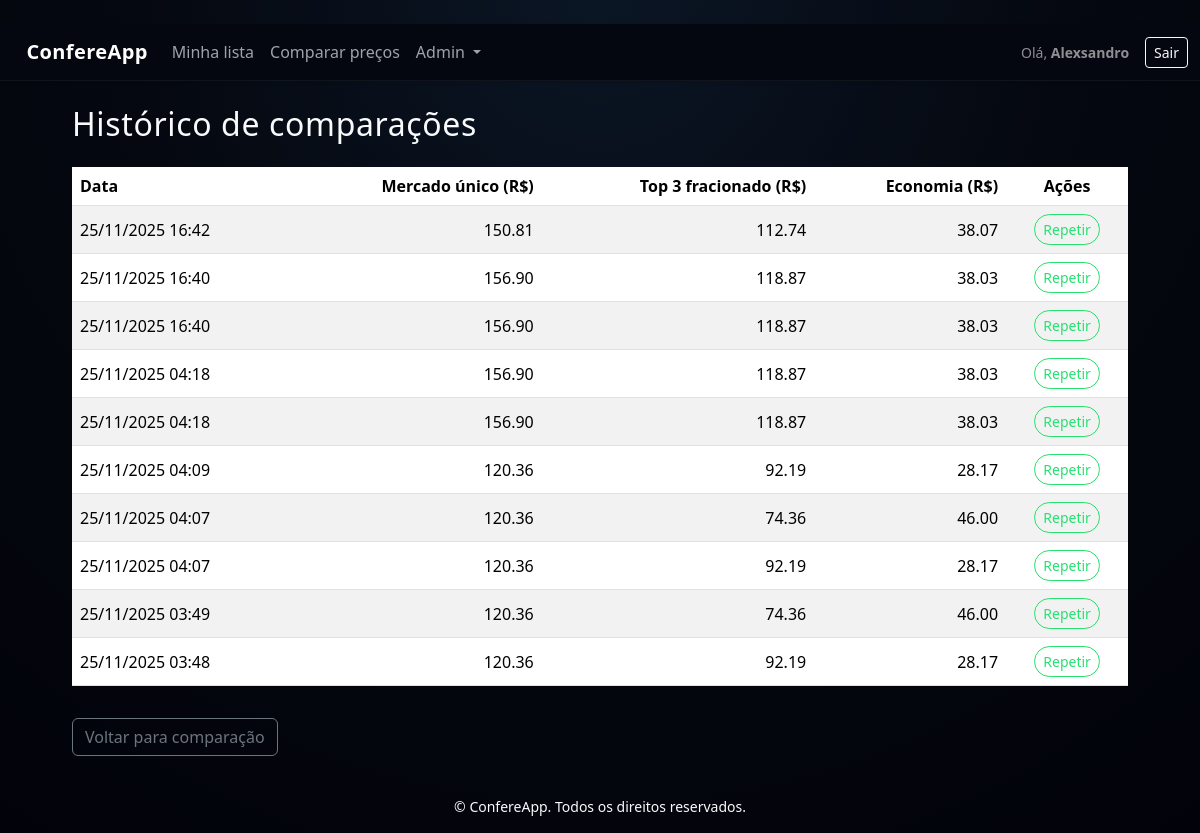
The app's page /historico_comparacoes (signed in) with its own data.
### banco.py (models this page shows, shortened)
class Usuario(db.Model):
    __tablename__ = "usuarios"
    id = db.Column(db.Integer, primary_key=True)
    nome = db.Column(db.String(120), nullable=False)
    email = db.Column(db.String(200), unique=True, index=True, nullable=False)
    senha = db.Column(db.String(255), nullable=True)
    role = db.Column(db.String(50), default="user")          # ex: 'user', 'admin', 'master'
    is_admin = db.Column(db.Boolean, default=False)          # flag legado
    perfil = db.Column(db.String(50))                        # ex: 'Master' para admin master
    ativo = db.Column(db.Boolean, default=True)
    tipo = db.Column(db.String(30), default="cliente")       # cliente / empresa / técnico
    cpf = db.Column(db.String(20))
    mercado_id = db.Column(db.Integer, db.ForeignKey("mercados.id"))
    criado_em = db.Column(db.DateTime, default=datetime.utcnow)
    lista_itens = db.relationship(
        "ListaItem",
        backref="usuario",
        lazy="dynamic",
        cascade="all, delete-orphan"
    )
    @property
    def is_master(self) -> bool:
        perfil = (self.perfil or '').strip().lower()
        role = (self.role or '').strip().lower()
        return perfil == 'master' or role == 'master'
    @property
    def is_admin_any(self) -> bool:
        role = (self.role or '').strip().lower()
        return (
            self.is_master
            or self.is_admin_tecnico
            or bool(self.is_admin)
            or role == 'admin'
        )
    @property
    def is_cliente(self) -> bool:
        tipo = (self.tipo or '').strip().lower()
        return tipo == 'cliente'
    @property
    def is_empresa(self) -> bool:
        tipo = (self.tipo or '').strip().lower()
        return tipo == 'empresa'

class HistoricoComparacao(db.Model):
    __tablename__ = "historico_comparacao"
    id = db.Column(db.Integer, primary_key=True)
    usuario_id = db.Column(
        db.Integer,
        db.ForeignKey("usuarios.id"),
        nullable=False,
    )
    lat = db.Column(db.Float, nullable=True)
    lng = db.Column(db.Float, nullable=True)
    raio_km = db.Column(db.Float, nullable=True)
    best_single_total = db.Column(db.Float, nullable=True)
    best_split_total = db.Column(db.Float, nullable=True)
    economia = db.Column(db.Float, nullable=True)
    criado_em = db.Column(db.DateTime, default=datetime.utcnow)
    usuario = db.relationship("Usuario", backref="historicos")

### app.py (the view)
@app.route('/historico_comparacoes')
@login_required
def historico_comparacoes():
    uid = session['user_id']
    rows = (
        HistoricoComparacao.query
        .filter(HistoricoComparacao.usuario_id == uid)   # <-- corrigido aqui
        .order_by(HistoricoComparacao.criado_em.desc())
        .limit(10)
        .all()
    )
    return render_template('historico_comparacoes.html', historicos=rows)

### app.py (called while the page is built)
@event.listens_for(Engine, "connect")
def set_sqlite_pragma(dbapi_connection, connection_record):
    try:
        cursor = dbapi_connection.cursor()
        cursor.execute("PRAGMA foreign_keys=ON")
        cursor.close()
    except Exception:
        pass

@app.before_request
def _load_current_user():
    uid = session.get('user_id')
    g.current_user = db.session.get(Usuario, uid) if uid else None

def login_required(view):
    @wraps(view)
    def wrapped_view(*args, **kwargs):
        if 'user_id' not in session:
            return redirect(url_for('login', next=request.path))
        return view(*args, **kwargs)
    return wrapped_view

@app.context_processor
def inject_current_user():
    uid = session.get('user_id')
    user = db.session.get(Usuario, uid) if uid else None
    return {"current_user": user}

### templates/historico_comparacoes.html (shortened to what this page needs)
﻿{% extends "base.html" %}
{% block content %}
<h2 class="mb-4">Histórico de comparações</h2>
{% if historicos and historicos|length > 0 %}
  <div class="table-responsive">
    <table class="table table-striped align-middle">
      <thead>
        <tr>
          <th>Data</th>
          <th class="text-end">Mercado único (R$)</th>
          <th class="text-end">Top 3 fracionado (R$)</th>
          <th class="text-end">Economia (R$)</th>
          <th class="text-center">Ações</th>
        </tr>
      </thead>
      <tbody>
        {% for h in historicos %}
        <tr>
          <td>{{ h.criado_em.strftime('%d/%m/%Y %H:%M') if h.criado_em else '-' }}</td>
          <td class="text-end">
            {% if h.best_single_total is not none %}
              {{ "%.2f"|format(h.best_single_total) }}
            {% else %}
              -
            {% endif %}
          </td>
          <td class="text-end">
            {% if h.best_split_total is not none %}
              {{ "%.2f"|format(h.best_split_total) }}
            {% else %}
              -
            {% endif %}
          </td>
          <td class="text-end">
            {% if h.economia is not none %}
              {{ "%.2f"|format(h.economia) }}
            {% else %}
              -
            {% endif %}
          </td>
          <td class="text-center">
            <a href="{{ url_for('comparar', lat=h.lat, lng=h.lng, raio_km=h.raio_km) }}"
               class="btn btn-sm btn-outline-primary">
              Repetir
            </a>
          </td>
        </tr>
        {% endfor %}
      </tbody>
    </table>
  </div>
{% else %}
  <p>Nenhuma comparação registrada ainda.</p>
{% endif %}
<a href="{{ url_for('comparar') }}" class="btn btn-outline-secondary mt-3">
  Voltar para comparação
</a>
{% endblock %}

### templates/base.html (shortened to what this page needs)
﻿<!doctype html>
<html lang="pt-br">
<head>
  <link
    href="https://cdn.jsdelivr.net/npm/bootstrap@5.3.2/dist/css/bootstrap.min.css"
    rel="stylesheet"
>
  <link rel="stylesheet" href="{{ url_for('static', filename='css/style.css') }}">
</head>
<body class="bg-app">
  <nav class="navbar navbar-expand-lg navbar-dark shadow-sm confere-navbar">
    <div class="container-fluid">
      <a class="navbar-brand fw-bold d-flex align-items-center" href="{{ url_for('index') }}">
        <span>ConfereApp</span>
      </a>
      <div class="collapse navbar-collapse" id="mainNavbar">
        <ul class="navbar-nav me-auto mb-2 mb-lg-0">
          {% if current_user %}
            {% if current_user.is_cliente or current_user.is_admin_any %}
              <li class="nav-item">
                <a class="nav-link" href="{{ url_for('lista') }}">Minha lista</a>
              </li>
              <li class="nav-item">
                <a class="nav-link" href="{{ url_for('comparar') }}">Comparar preços</a>
              </li>
            {% endif %}
            {% if current_user.is_admin_any %}
              <li class="nav-item dropdown">
                <a class="nav-link dropdown-toggle" href="#" id="adminDrop" role="button" data-bs-toggle="dropdown">
                  Admin
                </a>
              </li>
            {% endif %}
          {% endif %}
        </ul>
        <div class="d-flex align-items-center">
          {% if current_user %}
            <span class="navbar-text me-3 small text-nowrap">
              Olá, <strong>{{ current_user.nome }}</strong>
            </span>
            <a href="{{ url_for('logout') }}" class="btn btn-sm btn-outline-light">
              Sair
            </a>
          {% endif %}
        </div>
      </div>
    </div>
  </nav>
  <main class="container py-4 app-main">
    {% block content %}{% endblock %}
  </main>
  <footer class="app-footer text-center py-3">
    <small>&copy; {{ now().year if now else '' }} ConfereApp. Todos os direitos reservados.</small>
  </footer>
</body>
</html>

### static/css/style.css (style rules this page uses)
:root { --ca-bg: #050810; --ca-bg-soft: #0b101b; --ca-card: #101622; --ca-card-soft: #151c2b; --ca-border-soft: rgba(255, 255, 255, 0.05); --ca-green: #28e070; --ca-green-soft: #1ac15a; --ca-green-dark: #0b8b3a; --ca-green-glow: rgba(40, 224, 112, 0.35); --ca-text-main: #f9fafb; --ca-text-muted: #9ca3af; --ca-text-soft: #6b7280; --ca-danger: #f97373; --ca-warning: #facc15; }
body { background: radial-gradient(circle at top, #0b1625 0, #050810 45%, #02030a 100%); color: var(--ca-text-main); font-family: system-ui, -apple-system, BlinkMacSystemFont, "Segoe UI", sans-serif; }
.navbar { background: rgba(5, 8, 16, 0.96) !important; border-bottom: 1px solid var(--ca-border-soft); backdrop-filter: blur(18px); }
.navbar-brand { font-weight: 700; letter-spacing: 0.02em; display: flex; align-items: center; gap: 0.4rem; }
.navbar-dark .navbar-nav .nav-link { color: var(--ca-text-muted); font-weight: 500; }
.container { max-width: 1080px; }
h1, h2, h3, h4 { color: var(--ca-text-main); letter-spacing: 0.02em; }
.btn-outline-primary { border-radius: 999px !important; border: 1px solid var(--ca-green) !important; color: var(--ca-green) !important; background: transparent !important; font-weight: 500 !important; }

### records on screen
Usuario: nome "Alexsandro"
HistoricoComparacao: criado_em "25/11/2025 16:42", best_single_total "150.81", best_split_total "112.74", economia "38.07"
HistoricoComparacao: criado_em "25/11/2025 16:40", best_single_total "156.90", best_split_total "118.87", economia "38.03"
HistoricoComparacao: criado_em "25/11/2025 16:40", best_single_total "156.90", best_split_total "118.87", economia "38.03"
HistoricoComparacao: criado_em "25/11/2025 04:18", best_single_total "156.90", best_split_total "118.87", economia "38.03"
HistoricoComparacao: criado_em "25/11/2025 04:18", best_single_total "156.90", best_split_total "118.87", economia "38.03"
HistoricoComparacao: criado_em "25/11/2025 04:09", best_single_total "120.36", best_split_total "92.19", economia "28.17"
HistoricoComparacao: criado_em "25/11/2025 04:07", best_single_total "120.36", best_split_total "74.36", economia "46.00"
HistoricoComparacao: criado_em "25/11/2025 04:07", best_single_total "120.36", best_split_total "92.19", economia "28.17"
HistoricoComparacao: criado_em "25/11/2025 03:49", best_single_total "120.36", best_split_total "74.36", economia "46.00"
HistoricoComparacao: criado_em "25/11/2025 03:48", best_single_total "120.36", best_split_total "92.19", economia "28.17"
